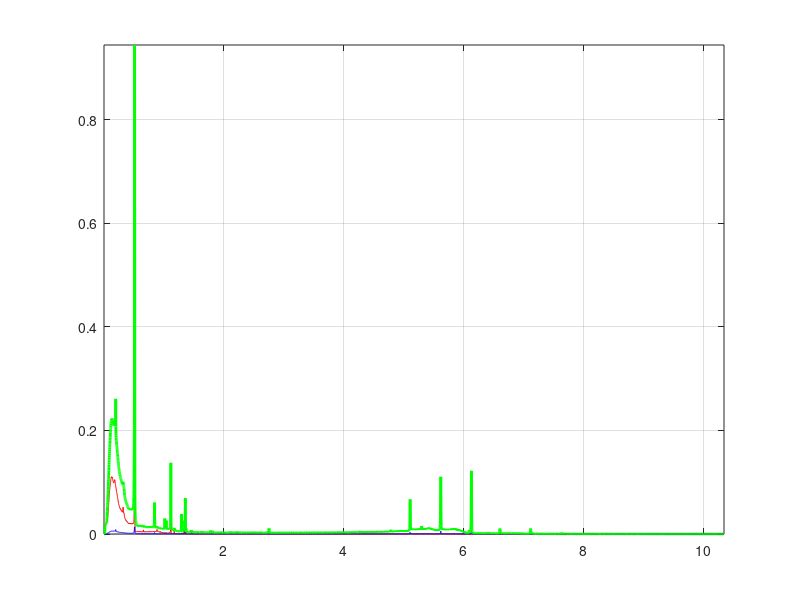

This figure's MATLAB source: (Note: this script raises an error after producing the figure.)
% Ultralytics 🚀 AGPL-3.0 License - https://ultralytics.com/license

clc; clear; close all
load gamma.mat
MWth=20;
plot(x,ybackground,'r',x,yreactor,'b',x,ybackground+yreactor*MWth,'g','linewidth',2); axis tight; grid on

sum(sort*MWth)
sum(ybackground)